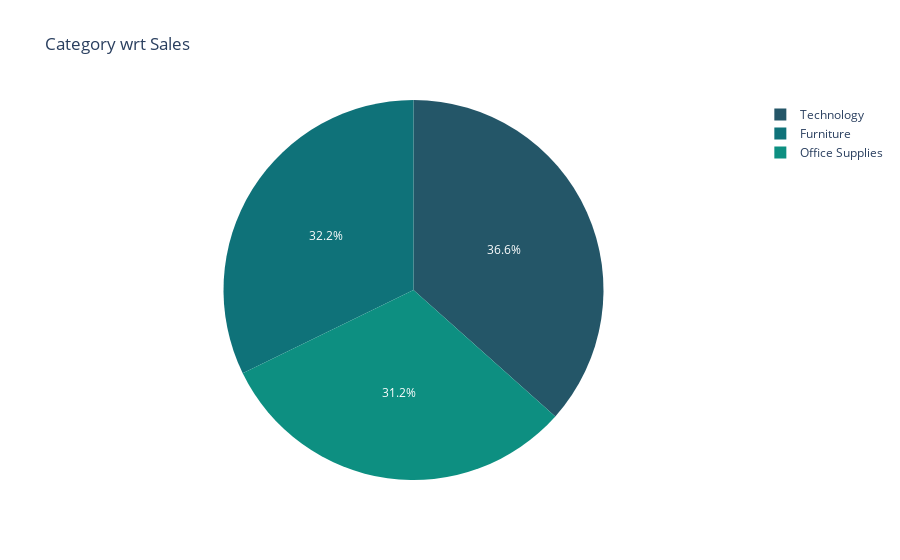

Notebook cell for this chart:
### Code cell
top_sales_category = df.groupby('Category').sum()['Sales'].reset_index()

fig = px.pie(top_sales_category,names='Category',values='Sales'
             ,title='Category wrt Sales',color_discrete_sequence=px.colors.sequential.Aggrnyl)
fig.show()

### Figure 1 — Plotly figure (JSON) as saved in the notebook; plotly's stock layout.template omitted (floating-point values rounded to 4 significant figures)
{"data": [{"domain": {"x": [0, 1], "y": [0, 1]}, "hovertemplate": "Category=%{label}<br>Sales=%{value}<extra></extra>", "labels": ["Furniture", "Office Supplies", "Technology"], "legendgroup": "", "name": "", "showlegend": true, "type": "pie", "values": [728700.0, 705400.0, 827500.0]}], "layout": {"legend": {"tracegroupgap": 0}, "piecolorway": ["rgb(36, 86, 104)", "rgb(15, 114, 121)", "rgb(13, 143, 129)", "rgb(57, 171, 126)", "rgb(110, 197, 116)", "rgb(169, 220, 103)", "rgb(237, 239, 93)"], "title": {"text": "Category wrt Sales"}}}
